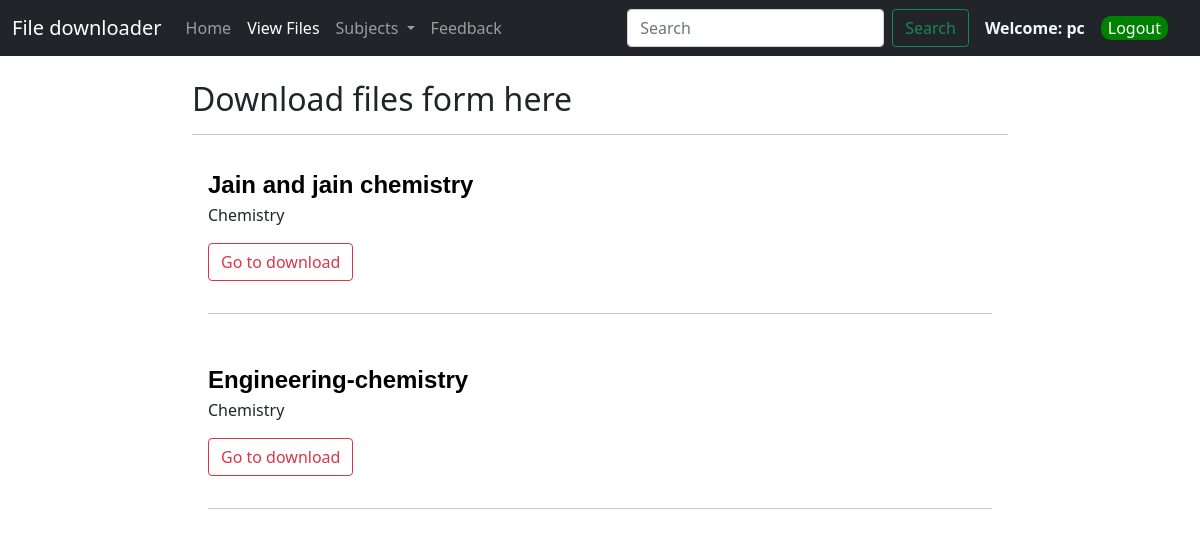
/sub3 (signed in), run on the app's committed database.
### file/models.py (models this page shows, shortened)
class file(models.Model):
    name=models.CharField(max_length=100)
    subject=models.TextField()
    url=models.TextField()

### file/views.py (the view)
# urls.py: path('sub3', views.sub3,name='sub3'),
@login_required(login_url='/login')
def sub3(request):
    post=file.objects.filter(subject__icontains='chemistry')
    username = request.user.username
    context={
        "post":post,
        'username':username
    }
    return render(request,'fileshow.html',context)

### templates/fileshow.html (shortened to what this page needs)
{% extends "base.html" %}
{% block viewactive %}active{% endblock viewactive %}
{% block body %}
{% load static %}
<link rel="stylesheet" type="text/css" href="{% static 'css/style.css' %}">
<div class="container my-4" style="width: 70%;">
    <h2>Download files form here</h2>
    <hr>
    {% if post %}
    {% for i in post %}
    <div class="card-body">
        <b>
            <a class="headding" href="{{i.url}}">{{i.name}}</a>
        </b><br>{{i.subject}}<br>
        <a href="{{i.url}}" class="btn btn-outline-danger my-3">Go to download</a>
        <hr>
    </div>
    {% endfor %}
    {% else %}
    <h5><strong>!! Opps!!</strong> No File avalable</h5>
    {% endif %}
</div>
{% endblock body %}

### templates/base.html (shortened to what this page needs)
<!doctype html>
<html lang="en">
<head>
    <link href="https://cdn.jsdelivr.net/npm/bootstrap@5.0.0-beta3/dist/css/bootstrap.min.css" rel="stylesheet"
>
</head>
<body>
    <nav class="navbar navbar-expand-lg navbar-dark bg-dark">
        <div class="container-fluid">
            <a class="navbar-brand" href="/">File downloader</a>
            <div class="collapse navbar-collapse" id="navbarSupportedContent">
                <ul class="navbar-nav me-auto mb-2 mb-lg-0">
                    <li class="nav-item">
                        <a class="nav-link {% block homeactive %}{% endblock homeactive %}" aria-current="page" href="/">Home</a>
                    </li>
                    {% if user.is_authenticated %}
                    <li class="nav-item">
                        <a class="nav-link {% block viewactive %}{% endblock viewactive %}" href="/viewfile">View Files</a>
                    </li>
                    <li class="nav-item dropdown">
                        <a class="nav-link dropdown-toggle" href="#" id="navbarDropdown" role="button"
                            data-bs-toggle="dropdown" aria-expanded="false">
                            Subjects
                        </a>
                    </li>
                    <li class="nav-item">
                        <a class="nav-link {% block feedactive %}{% endblock feedactive %}" href="/feed" tabindex="-1" aria-disabled="true">Feedback</a>
                    </li>
                    {% endif %}
                </ul>
                {% if user.is_authenticated %}
                <form action="/search" method="GET" class="d-flex">
                    <input class="form-control me-2" type="search" name="query" placeholder="Search" aria-label="Search">
                    <button class="btn btn-outline-success" type="submit">Search</button>
                </form>
                <b style="color: aliceblue;" class='nav-link disabled'>
                    Welcome: {{username}}
                </b>
                <a style="color:white;text-decoration: none;padding-left: 7px;padding-right: 7px;margin-right: 20px;
                background-color: rgb(0, 128, 0);border-radius: 10px;" href="/logout" type="submit">Logout</a>
                {% endif %}
            </div>
        </div>
    </nav>
    {% block body %}{% endblock body %}
</body>
</html>

### static/css/style.css (style rules this page uses)
.headding { font-family:Arial, Helvetica, sans-serif; font-size:x-large; text-decoration: none; color: black; }

### data on the page
file: name "Jain and jain chemistry", subject "Chemistry"
file: name "Engineering-chemistry", subject "Chemistry"

### other printed values
{{ username }} "pc"
